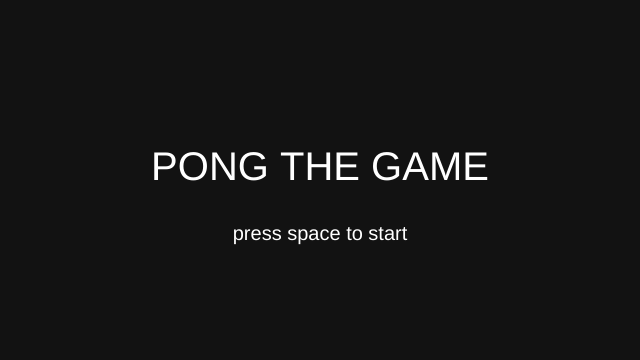
Frame 1 (no input)
Frame 60 (no input): identical to frame 1, image omitted
Frame 120 (the mouse pressed at the canvas centre since frame 60): identical to frame 1, image omitted

The p5.js sketch that drew this single still picture (run headless with seeded random() and noise() and a simulated clock; from frame 60 on, the mouse is pressed at the canvas centre):

// p5.js sketch
// ── sketch.js
// DM2008 — Mini Project
// PONG (Starter Scaffold)

// Notes for students:
// 1) Add paddle controls (W/S and ↑/↓) inside handleInput()
// 2) Add scoring + reset when the ball goes past a paddle
// 3) (Optional) Add win conditions / start + game-over states

/* ----------------- Globals ----------------- */
let leftPaddle, rightPaddle, ball;

let leftScore=0, rightScore=0

let startgame=false
/* ----------------- Setup & Draw ----------------- */
function setup() {
  createCanvas(640, 360);
  noStroke();
  

  
  // paddles: x, y, w, h
  leftPaddle  = new Paddle(30, height/2 - 30, 10, 60);
  rightPaddle = new Paddle(width - 40, height/2 - 30, 10, 60);
  
  // ball starts center (studewnts: make it move by uncommenting code in Ball constructor)
  ball = new Ball(width/2, height/2, 8);
}
  

function keyPressed(){
  if (keyCode === 32){
    startgame=true;
  }
}


function draw(){
  if (startgame == false){
    background(18)
    fill(255,255,255)
   textAlign(CENTER);
    textSize(40)
   text('PONG THE GAME',width/2,height/2)
    textSize(20)
   text('press space to start',width/2, height/3*2)
  }
  else{
  
  background(18);
  
  // 1) read input (students: add paddle movement here)
  handleInput();
  
  // 2) update world
  leftPaddle.update();
  rightPaddle.update();
  ball.update();
  
  // 3) handle collisions
  ball.checkWallBounce();                // top & bottom
  ball.checkPaddleBounce(leftPaddle);
  ball.checkPaddleBounce(rightPaddle);
  
  // 4) draw everything
  drawCourt();
  leftPaddle.show();
  rightPaddle.show();
  ball.show();
  showleftScore();
  showrightScore();
  if (leftScore==10|| rightScore==10){
      endGame();
  }
}
}


function endGame() {
  if (leftScore>rightScore){
        textAlign(CENTER);
        text('left wins',width/2, height/2);
        ball.pos.set(width/2, height/2);
        ball.vel.set(0,0)   
    }
  if (rightScore>leftScore){
        textAlign(CENTER);
        text('right wins',width/2, height/2);
        ball.pos.set(width/2, height/2);
        ball.vel.set(0,0)
        }
  textAlign(CENTER);
    textSize(20)
    text('press space to restart', width/2, height/3*2)

if (keyIsPressed===true){
  if (keyCode === 32){
      leftScore=0
      rightScore=0
      ball.reset()}

}

}
/* ----------------- Input ----------------- */
function handleInput() {
  // TODO (students): move paddles based on key presses
  // Hints:
  // - Use keyIsDown(87) for W, keyIsDown(83) for S (left paddle)
  // - Use keyIsDown(UP_ARROW), keyIsDown(DOWN_ARROW) (right paddle)
  // - Set paddle.vy to positive (down) or negative (up) values
  // Read up on keyIsDown() in the p5js Reference
  // 
  // Example:
  if (keyIsDown(87)) { leftPaddle.vy = -leftPaddle.speed; }      // W key
  if (keyIsDown(83)) { leftPaddle.vy = leftPaddle.speed; }       // S key
  if (keyIsDown(UP_ARROW)) { rightPaddle.vy = -rightPaddle.speed; }
  if (keyIsDown(DOWN_ARROW)) { rightPaddle.vy = rightPaddle.speed; }
}

function keyReleased() {
  // Stop paddles when keys are released
  // (Students: this works automatically once you add handleInput controls)
  leftPaddle.vy  = 0;
  rightPaddle.vy = 0;
}




/* ----------------- Classes ----------------- */
class Paddle {
  constructor(x, y, w, h) {
    this.pos = createVector(x, y);
    this.w = w;
    this.h = h;
    this.vy = 0;     // current velocity (students will change this via input)
    this.speed = 5;  // how fast the paddle moves
  }
  
  update() {
    // basic vertical movement; constrained to canvas
    this.pos.y += this.vy;
    this.pos.y = constrain(this.pos.y, 0, height - this.h);
  }
  
  show() {
    fill(220);
    rect(this.pos.x, this.pos.y, this.w, this.h, 2);
  }
}

class Ball {
  constructor(x, y, r) {
    this.pos = createVector(x, y);
    this.r = r;
    
    // separate speed components (easier for students to adjust)
    this.xSpeed = 4;  // horizontal speed (try 2-5)
    this.ySpeed = 2.0;  // vertical speed (try 1-4)
    
    this.vel = createVector(0, 0); // actual velocity vector
    
    // TODO (students): uncomment to start ball moving immediately
    this.vel.x = random([-1, 1]) * this.xSpeed;
    this.vel.y = random([-1, 1]) * this.ySpeed;
  }
  
  update() {
    this.pos.add(this.vel);
  }
  
  checkWallBounce() {
    // bounce off top/bottom walls
    if (this.pos.y - this.r <= 0 || this.pos.y + this.r >= height) {
      this.vel.y *= -1;
      this.pos.y = constrain(this.pos.y, this.r, height - this.r);
    }
    
    // TODO (students): detect when ball passes left or right edge
    // Add scoring and reset the ball to center
    // Hints:
    if (this.pos.x + this.r < 0) { 
      /* right player scores - add to their score */ 
      rightScore ++;
      this.reset();
    }
    if (this.pos.x - this.r > width) { 
      /* left player scores - add to their score */ 
      leftScore ++;
      this.reset();
      
    }
  }
  

  
  
  checkPaddleBounce(paddle) {
    // Box collision detection (simple & forgiving)
    const withinY = this.pos.y > paddle.pos.y && this.pos.y < paddle.pos.y + paddle.h;
    const withinX = this.pos.x + this.r > paddle.pos.x && this.pos.x - this.r < paddle.pos.x + paddle.w;
    
    if (withinX && withinY) {
      // push ball out so it doesn't get stuck
      if (this.vel.x < 0) {
        this.pos.x = paddle.pos.x + paddle.w + this.r;
      } else {
        this.pos.x = paddle.pos.x - this.r;
      }
      this.vel.x *= -1; // reflect horizontally
      this.vel.y += (this.pos.y - paddle.pos.y - paddle.h/2) * 0.1 ;
      // TODO (students): add some angle variation based on where ball hits paddle
      // Hint: this.vel.y += (this.pos.y - paddle.pos.y - paddle.h/2) * 0.1;
    }
  }
  
  show() {
    fill(255, 170, 70);
    circle(this.pos.x, this.pos.y, this.r * 2);
  }
  
  reset() {
    // return ball to center and give it a random direction
    this.pos.set(width/2, height/2);
    
    // use the xSpeed and ySpeed properties for consistent behavior
    const xDir = random([-1, 1]); // randomly left or right
    const yDir = random([-1, 1]); // randomly up or down
    this.vel.set(xDir * this.xSpeed, yDir * this.ySpeed);
  }


   

}

/* ----------------- UI helpers ----------------- */


function drawCourt() {
  // center line (dashed)
  stroke(80);
  strokeWeight(2);
  for (let y = 10; y < height; y += 18) {
    line(width/2, y, width/2, y + 8);
  }
  noStroke();
}

function showleftScore(){
  fill(255,255,255)
  textSize(40)
  text(leftScore,width/3,60)
}
function showrightScore(){
  fill(255,255,255)
  textSize(40)
  text(rightScore,width/3*2,60)
}
